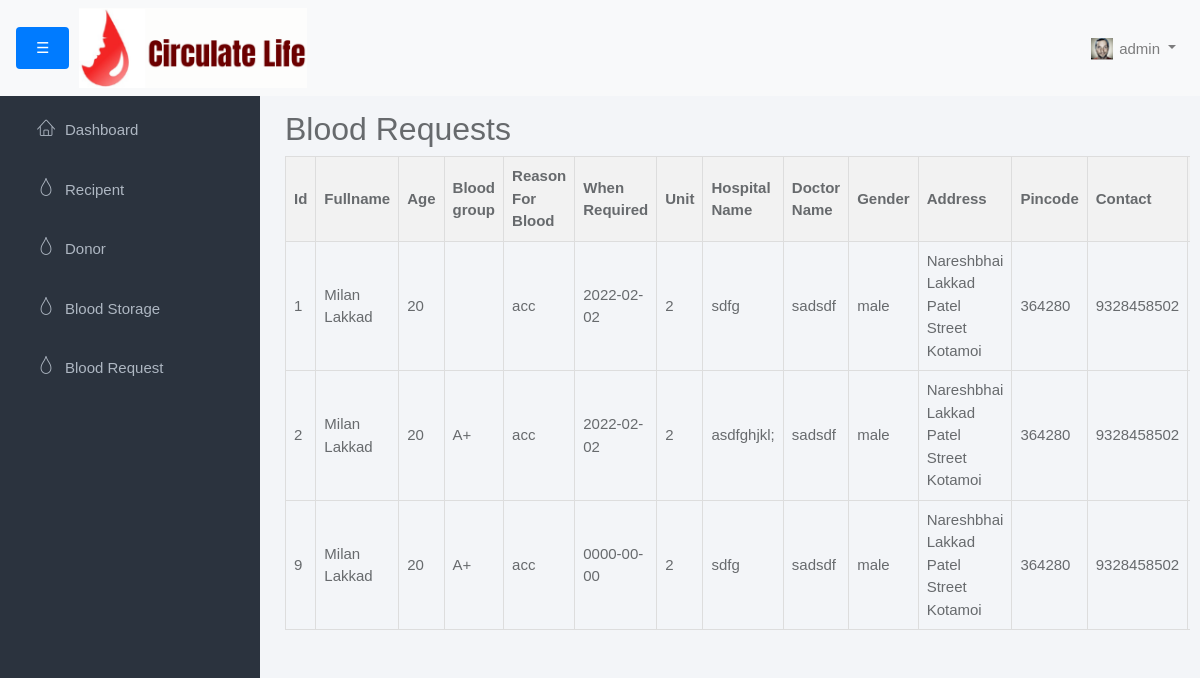
The app's page /Admin/blood_requests.php (signed in) with its own data.
### tables this page shows
CREATE TABLE `blood_request` (
  `id` int(11) NOT NULL,
  `donor_username` varchar(255) DEFAULT NULL,
  `recipient_username` varchar(255) DEFAULT NULL,
  `name` varchar(255) NOT NULL,
  `age` int(11) NOT NULL,
  `blood_group` varchar(10) NOT NULL,
  `reason_for_blood` text NOT NULL,
  `when_required` date NOT NULL,
  `unit` int(11) NOT NULL,
  `hospital_name` varchar(255) NOT NULL,
  `doctor_name` varchar(255) NOT NULL,
  `gender` varchar(10) NOT NULL,
  `address` text NOT NULL,
  `pincode` varchar(6) NOT NULL,
  `contact` varchar(15) NOT NULL,
  `email` varchar(255) NOT NULL,
  `file_upload` varchar(255) DEFAULT NULL,
  `status` enum('pending','accept','reject') NOT NULL DEFAULT 'pending'
);

### Admin/blood_requests.php (the view, shortened to what this page needs)
<?php
include('admin_header.php');
include('../connection.php');
?>
<div class="main">
    <div class="container-fluid">
        <?php
        $sql = "SELECT id, name, age, blood_group, reason_for_blood, when_required, unit, hospital_name, doctor_name, gender, address, pincode, contact, email, file_upload FROM blood_request";
        $result = $conn->query($sql);
        ?>
        <h2>Blood Requests</h2>
        <table border="1">
            <tr>
                <th>Id</th>
                <th>Fullname</th>
                <th>Age</th>
                <th>Blood group</th>
                <th>Reason For Blood</th>
                <th>When Required</th>
                <th>Unit</th>
                <th>Hospital Name</th>
                <th>Doctor Name</th>
                <th>Gender</th>
                <th>Address</th>
                <th>Pincode</th>
                <th>Contact</th>
                <th>Email</th>
            </tr>
            <?php
            if ($result->num_rows > 0) {
                while ($row = $result->fetch_assoc()) {
                    echo "<tr>
                        <td>" . $row["id"] . "</td>
                        <td>" . $row["name"] . "</td>
                        <td>" . $row["age"] . "</td>
                        <td>" . $row["blood_group"] . "</td>
                        <td>" . $row["reason_for_blood"] . "</td>
                        <td>" . $row["when_required"] . "</td>
                        <td>" . $row["unit"] . "</td>
                        <td>" . $row["hospital_name"] . "</td>
                        <td>" . $row["doctor_name"] . "</td>
                        <td>" . $row["gender"] . "</td>
                        <td>" . $row["address"] . "</td>
                        <td>" . $row["pincode"] . "</td>
                        <td>" . $row["contact"] . "</td>
                        <td>" . $row["email"] . "</td>";
                    echo "<td>
                            <form action='handle_request.php' method='POST' style='display:inline-block; margin-bottom: 5px;'>
                                <input type='hidden' name='request_id' value='" . $row["id"] . "'>
                                <button type='submit' name='action' value='accept' class='edit-btn'>Accept</button>
                            </form>
                            <form action='handle_request.php' method='POST' style='display:inline-block;'>
                                <input type='hidden' name='request_id' value='" . $row["id"] . "'>
                                <button type='submit' name='action' value='reject' class='edit-btn'>Reject</button>
                            </form>
                        </td>
                    </tr>";
                }
            } else {
                echo "<tr><td colspan='16'>No results found</td></tr>";
            }
            ?>
        </table>
    </div>
</div>
</body>
</html>

### Admin/admin-style.css (style rules this page uses)
html { position: relative; min-height: 100%; }
body { background-color: #F3F5F8; font-family: "Source Sans Pro", sans-serif; font-size: 15px; color: #676a6d; margin: 0; padding: 0; }
.main { transition: all 0.3s ease-in-out; width: calc(100% - 260px); background-color: #F3F5F8; padding: 20px; overflow-y: auto; margin-left: 250px; transition: margin-left 0.3s ease; }
#wrapper #sidebar-nav, #wrapper .main { padding-top: 80px; }
.container-fluid { margin-top: 30px; }
table { width: 100%; border-collapse: collapse; }
th, td { border: 1px solid #ddd; padding: 8px; text-align: left; }
th { background-color: #f2f2f2; }

### records on screen
blood_request: id "1", name "Milan Lakkad", age "20", reason_for_blood "acc", when_required "2022-02-02", unit "2", hospital_name "sdfg", doctor_name "sadsdf", gender "male", address "Nareshbhai Lakkad Patel Street Kotamoi", pincode "364280", contact "9328458502"
blood_request: id "2", name "Milan Lakkad", age "20", blood_group "A+", reason_for_blood "acc", when_required "2022-02-02", unit "2", hospital_name "asdfghjkl;", doctor_name "sadsdf", gender "male", address "Nareshbhai Lakkad Patel Street Kotamoi", pincode "364280", contact "9328458502"
blood_request: id "9", name "Milan Lakkad", age "20", blood_group "A+", reason_for_blood "acc", when_required "0000-00-00", unit "2", hospital_name "sdfg", doctor_name "sadsdf", gender "male", address "Nareshbhai Lakkad Patel Street Kotamoi", pincode "364280", contact "9328458502"

### other values on screen
$_SESSION['username'] "admin"
